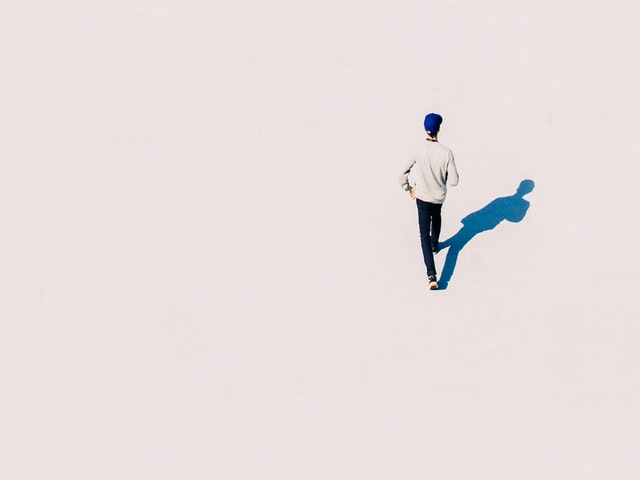
#> input picture python_opencv_project/14_15_16_17_18_OpenCV_uygulamalar/test_images/body.jpg, 640 x 480 px
$ python adim4CLAHE.py --image ../python_opencv_project/14_15_16_17_18_OpenCV_uygulamalar/test_images/body.jpg
#> lines starting #> are read from the running program, lines starting #| are printed output that depends on the picture
"""
--> OpenCV histogram eşitleme ve uyarlanabilir histogram eşitleme (CLAHE) :
histogam eşitleme:
1. görüntü piksel yoğunluklarinin histogramini hesaplama
2. en cok kullanilan piksel değelerini(histogramda en büyük sayiya sahip)  eşit olarak yayma ve dağıtma
3. kümülatif dağilim fonksiyonu (CDF) doğrusal bir eğilim verme

Kontrast Sinirli Uyarlanabilir Histogram Eşitleme (CLAHE) algoritma kullanarak histogram eşitlemeyi daha iyi hal getirir

uygulamali histogram eşitleme :
1. giriş görüntüsü gri tonlamaya dönüştürün , ondan tek bir kanal çikarin --> cv2.equalizeHist
2. CLAHE algoritmaini kullanarak örnekleyin ---> cv2.createCLAHE
3. uygulayin -->apply
"""

# gerekli paketleri içeri aktar
import argparse
import cv2
# argüman ayrıştırıcıyı oluştur ve ayrıştır
ap = argparse.ArgumentParser()
ap.add_argument("-i", "--image", type=str, required=True,help="path to the input image")
args = vars(ap.parse_args())

# resmi yükle ve gri moda çevir
print("[INFO] loading input image...")
image = cv2.imread(args["image"])
#> image is the input picture: shape (480, 640, 3); mean B, G, R 224.1, 225, 232.8
gray = cv2.cvtColor(image, cv2.COLOR_BGR2GRAY)
# histogram eşitlemeyi uygula
print("[INFO] performing histogram equalization...")
equalized = cv2.equalizeHist(gray)
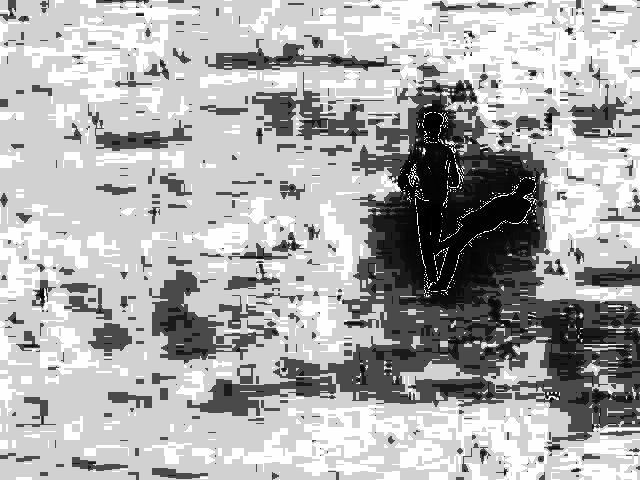
#> equalized: shape (480, 640); min 0, max 255, mean 172

#çıktıları görüntüle
cv2.imshow("Input", gray)
cv2.imshow("Histogram Equalization", equalized)
cv2.waitKey(0)
